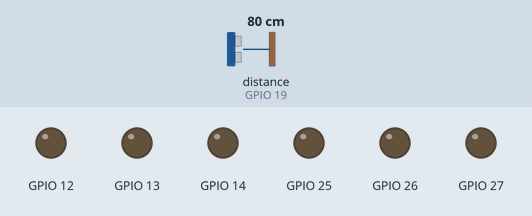
Recording of a program running on a simulated ESP32. On the bench: output pins drawn as LEDs (lit = HIGH). Wiring (inferred from the names in the program): ultrasonic range finder: trigger GPIO 18; echo GPIO 19. The inputs (shaded band) are chosen by the test bench; at power-on: distance to the obstacle (sensor on GPIO 19) 80 cm. The echo pulse lasts 58.3 µs per cm; WiFi joins after 1.5 s; servers stay silent unless stated; pins used as bus, display or sensor lines are not drawn; what the program prints to the serial monitor is not drawn.

Above: at 0.0 s.
At 4.7 s:
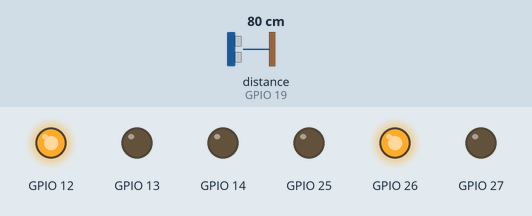
4.8 s: distance to the obstacle (sensor on GPIO 19) set to 8 cm
6.3 s: distance to the obstacle (sensor on GPIO 19) set to 5 cm
At 6.7 s:
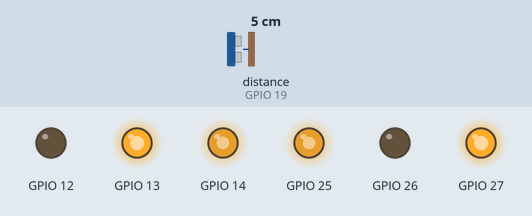
Timing chart, 0 to 13.9 s (numbered marks = the images above; inputs shaded):
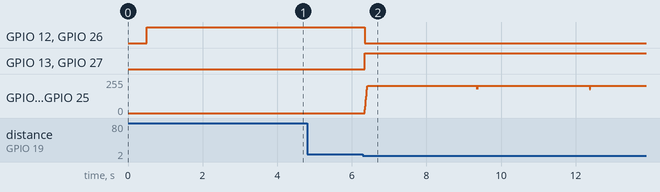

Measured:
- the behaviour switches between 7 and 6 cm on distance to the obstacle (sensor on GPIO 19) (found by bisection; images 1 and 2)
- after the input at 4.8 s, every drawn part: stays the same

The program:

main.cpp
```cpp
/*
 * main.cpp - ESP32 IoT Car Controller (FreeRTOS Dual-Core & Modular Version)
 * Hỗ trợ: 4 Động cơ giảm tốc vàng + Mạch cầu H L298N/BTS7960
 * Bộ thu MC6C chế độ S.BUS (Hardware Serial2 - GPIO 16)
 * Cảm biến siêu âm HC-SR04 + Truyền WebSocket thời gian thực (Socket.IO protocol)
 */

#include <Arduino.h>
#include <esp_task_wdt.h>

#include "config.h"
#include "motor_driver.h"
#include "sbus_parser.h"
#include "sensor_manager.h"
#include "network_manager.h"

// Biến trạng thái toàn cục
static ControlCommand g_cmdState = {0.0f, 0.0f, 80, 0};
static RCState        g_rcState  = {1500, 1500, 1500, 1500, 1000, 1000, false, false, false, 0};
static float          g_currentDistance = 999.0f;

// Mutex đảm bảo an toàn truy cập dữ liệu giữa 2 Core
SemaphoreHandle_t g_dataMutex = NULL;

// ================= KHỞI TẠO WATCHDOG TIMER =================
static void initWatchdog() {
#if defined(ESP_IDF_VERSION_MAJOR) && (ESP_IDF_VERSION_MAJOR >= 5)
  esp_task_wdt_config_t twdt_config = {
    .timeout_ms = WDT_TIMEOUT_SEC * 1000,
    .idle_core_mask = (1 << portNUM_PROCESSORS) - 1,
    .trigger_panic = true
  };
  esp_task_wdt_init(&twdt_config);
#else
  esp_task_wdt_init(WDT_TIMEOUT_SEC, true);
#endif
  Serial.println("[WDT] Khởi tạo Task Watchdog Timer thành công (Timeout: 5s).");
}

// ================= TASK 1 (CORE 1): LÁI VI SAI, S.BUS & CẢM BIẾN (100Hz) =================
static void taskControlAndSensors(void *pvParameters) {
  // FIX LỖI WDT: Đăng ký Task Core 1 với Watchdog Timer
  esp_task_wdt_add(NULL);

  TickType_t xLastWakeTime = xTaskGetTickCount();
  const TickType_t xFrequency = pdMS_TO_TICKS(10); // Chu kỳ 10ms (100Hz)

  unsigned long lastTrigTime = 0;

  for (;;) {
    // Reset Watchdog cho Core 1
    esp_task_wdt_reset();

    // 1. Giải mã dữ liệu S.BUS từ UART Serial2 liên tục
    parseSbusStream(g_rcState);

    // 2. Kích hoạt trigger cảm biến siêu âm định kỳ mỗi 60ms (Đo ngắt Non-blocking)
    if (millis() - lastTrigTime > 60) {
      lastTrigTime = millis();
      triggerUltrasonicMeasure();
    }
    // FIX LỖI BLOCK CPU: Đọc khoảng cách từ ngắt GPIO (0% blocking CPU)
    g_currentDistance = readDistanceNonBlocking();

    // 3. Kiểm tra chuyển đổi chế độ Lái (Công tắc CH6 > 1600us và nhận S.BUS hợp lệ trong 1s qua)
    bool sbusValid = (millis() - g_rcState.lastValidTime <= 1000);
    if (sbusValid && g_rcState.ch6 > 1600) {
      if (!g_rcState.isRcMode) {
        g_rcState.isRcMode = true;
        Serial.println("[MODE] Nhận tín hiệu S.BUS -> Chuyển sang lái bằng TAY MC6C.");
      }
    } else {
      if (g_rcState.isRcMode) {
        g_rcState.isRcMode = false;
        Serial.println("[MODE] Mất/Tắt tín hiệu S.BUS -> Chuyển sang lái bằng WEB COCKPIT.");
        emergencyStop();
      }
    }

    // FIX LỖI RACE CONDITION: Bọc Mutex khi đọc dữ liệu g_cmdState từ Core 0 truyền sang
    ControlCommand localCmd;
    if (g_dataMutex != NULL && xSemaphoreTake(g_dataMutex, pdMS_TO_TICKS(2)) == pdTRUE) {
      localCmd = g_cmdState;
      xSemaphoreGive(g_dataMutex);
    } else {
      localCmd = g_cmdState; // Fallback an toàn nếu Mutex đang bị giữ
    }

    // 4. Xử lý lái theo từng Chế độ (RC Mode vs Web Mode)

    // Ưu tiên cao nhất: Follow Mode (bám theo vật thể bằng cảm biến siêu âm)
    #if ENABLE_ULTRASONIC && ENABLE_FOLLOW_MODE
    if (isFollowMode()) {
      // Follow Mode hoạt động độc lập, gửi y=0 để updateMotorRamp tự tính PWM theo khoảng cách
      processDrive(0.0f, 0.0f, 100, g_currentDistance);
    } else
    #endif
    if (g_rcState.isRcMode) {
      // Kiểm tra cờ Failsafe S.BUS hoặc timeout 500ms
      if (g_rcState.isFailsafe || (millis() - g_rcState.lastValidTime > SBUS_FAILSAFE_TIMEOUT_MS)) {
        // Failsafe S.BUS: Vẫn cho phép lùi tự động nếu có vật cản trong vùng báo động
        #if ENABLE_ULTRASONIC && ENABLE_ULTRASONIC_AUTO_REVERSE
        if (g_currentDistance >= 2.0f && g_currentDistance <= ULTRASONIC_ALARM_DIST_CM) {
          processDrive(0.0f, 0.0f, 80, g_currentDistance);
        } else {
          emergencyStop();
        }
        #else
        emergencyStop();
        #endif
      } else {
        float x = 0.0f;
        float y = 0.0f;

        // Deadzone 40us chống trôi cần gạt
        // Kênh 1 (CH1): Quay trái / phải (x) - Đảo dấu riêng cho tay phát MC6C + Steering Gain 1.4x
        if (abs(g_rcState.ch1 - 1500) > 40) {
          x = -((g_rcState.ch1 - 1500) / 400.0f) * 1.4f;
          x = constrain(x, -1.0f, 1.0f);
        }
        // Kênh 3 (CH3): Tiến / lùi (y) - Đẩy lên = Tiến (y > 0), Kéo xuống = Lùi (y < 0)
        if (abs(g_rcState.ch3 - 1500) > 40) {
          y = -((g_rcState.ch3 - 1500) / 400.0f);
          y = constrain(y, -1.0f, 1.0f);
        }

        // Tốc độ max 100% cố định khi ở chế độ S.BUS
        int rcSpeedLimit = 100;

        processDrive(x, y, rcSpeedLimit, g_currentDistance);
      }
    } else {
      // Chế độ Web Mode: Kiểm tra Failsafe mất tín hiệu WebSocket quá 1.5s
      if (millis() - localCmd.lastCmdTime > WEB_FAILSAFE_TIMEOUT_MS) {
        // Failsafe Web: Vẫn cho phép lùi tự động nếu có vật cản trong vùng báo động
        #if ENABLE_ULTRASONIC && ENABLE_ULTRASONIC_AUTO_REVERSE
        if (g_currentDistance >= 2.0f && g_currentDistance <= ULTRASONIC_ALARM_DIST_CM) {
          processDrive(0.0f, 0.0f, 80, g_currentDistance);
        } else {
          emergencyStop();
        }
        #else
        emergencyStop();
        #endif
      } else {
        processDrive(localCmd.x, localCmd.y, localCmd.speedLimit, g_currentDistance);
      }
    }

    vTaskDelayUntil(&xLastWakeTime, xFrequency);
  }
}

// ================= TASK 2 (CORE 0): NETWORK, WEBSOCKET & TELEMETRY =================
static void taskNetworkAndTelemetry(void *pvParameters) {
  // FIX LỖI WDT: Đăng ký Task Core 0 với Watchdog Timer
  esp_task_wdt_add(NULL);

  unsigned long lastTelemetryTime = 0;

  for (;;) {
    // Reset Watchdog cho Core 0
    esp_task_wdt_reset();

    // Xử lý các sự kiện Wi-Fi, WebSockets & ArduinoOTA
    handleNetworkLoop();

    // Gửi Telemetry dữ liệu lên Web định kỳ mỗi 200ms
    if (millis() - lastTelemetryTime > 200) {
      lastTelemetryTime = millis();

      float batVolt = readBatteryVoltage();
      float batPct = constrain(((batVolt - 10.5f) / 2.1f) * 100.0f, 0.0f, 100.0f);

      // Tốc độ ước lượng từ PWM thực tế
      int leftPwm = abs(getCurrentLeftPwm());
      int rightPwm = abs(getCurrentRightPwm());
      int speedVal = (leftPwm + rightPwm) / 2;

      float temp = 33.0f + (speedVal * 0.05f); // Nhiệt độ ước tính theo tải

      TelemetryData telemetry;
      telemetry.batteryPercentage = batPct;
      telemetry.batteryVoltage    = batVolt;
      telemetry.distance          = g_currentDistance;
      telemetry.temperature       = temp;
      telemetry.rssi             = WiFi.RSSI();
      telemetry.speed            = speedVal;
      telemetry.latency          = 12;

      sendTelemetry(telemetry);
    }

    vTaskDelay(pdMS_TO_TICKS(10));
  }
}

// ================= SETUP (KHỞI TẠO HỆ THỐNG) =================
void setup() {
  Serial.begin(115200);
  delay(500);
  Serial.println("\n==============================================");
  Serial.println("   ESP32 IoT Car Firmware (FreeRTOS v2.0)     ");
  Serial.println("==============================================");

  // 1. Tạo Mutex khóa dữ liệu
  g_dataMutex = xSemaphoreCreateMutex();

  // 2. Khởi tạo các Module Phần cứng
  initMotorDriver();
  initSbusParser();
  initSensorManager();
  initNetworkManager(g_cmdState);

  // 3. Khởi tạo Watchdog Timer
  initWatchdog();

  // 4. Khởi tạo và gán các Task vào 2 Core của ESP32
  // Task Control & Sensors: Core 1 (Ưu tiên cao nhất - Priority 5)
  xTaskCreatePinnedToCore(
    taskControlAndSensors,
    "TaskControl",
    4096,
    NULL,
    5,
    NULL,
    1 // Core 1
  );

  // Task Network & Telemetry: Core 0 (Priority 1)
  xTaskCreatePinnedToCore(
    taskNetworkAndTelemetry,
    "TaskNetwork",
    4096,
    NULL,
    1,
    NULL,
    0 // Core 0
  );

  Serial.println("[SYSTEM] Tất cả Task FreeRTOS đã được khởi chạy thành công!");
}

// ================= LOOP (KHÔNG DÙNG NỮA VÌ DÙNG FREERTOS TASKS) =================
void loop() {
  // Tự hủy luồng loop mặc định để giải phóng tài nguyên cho FreeRTOS
  vTaskDelete(NULL);
}
```

network_manager.h
```cpp
#ifndef NETWORK_MANAGER_H
#define NETWORK_MANAGER_H

#include "config.h"
#include <WebSocketsClient.h>
#include <ArduinoJson.h>
#include <ArduinoOTA.h>

// Handle Mutex dùng chung giữa các Task (được định nghĩa trong main.cpp)
extern SemaphoreHandle_t g_dataMutex;

// Khởi tạo WiFi, WebSocketsClient và ArduinoOTA
void initNetworkManager(ControlCommand &cmdState);

// Xử lý các sự kiện mạng (Gọi định kỳ trong Task Network)
void handleNetworkLoop();

// Gửi Telemetry JSON lên Server (Zero-Heap Allocation)
void sendTelemetry(const TelemetryData &data);

// Kiểm tra trạng thái Wi-Fi
bool isWifiConnected();

#endif // NETWORK_MANAGER_H
```

sbus_parser.h
```cpp
#ifndef SBUS_PARSER_H
#define SBUS_PARSER_H

#include "config.h"

// Khởi tạo Serial2 đọc bộ thu MC6C chế độ S.BUS
void initSbusParser();

// Đọc và giải mã dữ liệu S.BUS từ UART Serial2 (Gọi liên tục trong task control)
void parseSbusStream(RCState &rcState);

#endif // SBUS_PARSER_H
```

sensor_manager.h
```cpp
#ifndef SENSOR_MANAGER_H
#define SENSOR_MANAGER_H

#include "config.h"

// Khởi tạo các chân cảm biến
void initSensorManager();

// Kích hoạt phát xung siêu âm HC-SR04
void triggerUltrasonicMeasure();

// Lấy khoảng cách đo được bằng Ngắt GPIO (Không block CPU)
float readDistanceNonBlocking();

// Đọc điện áp Pin qua cầu phân áp ADC
float readBatteryVoltage();

#endif // SENSOR_MANAGER_H
```

network_manager.cpp
```cpp
#include "network_manager.h"
#include "motor_driver.h"
#include <WiFiUdp.h>

static WebSocketsClient webSocket;
static ControlCommand* pCmdState = nullptr;

static void webSocketEvent(WStype_t type, uint8_t * payload, size_t length) {
  switch(type) {
    case WStype_DISCONNECTED:
      Serial.println("[WS] Mất kết nối tới server!");
      break;
    case WStype_CONNECTED:
      Serial.println("[WS] Đã mở cổng WebSocket, đang chờ Handshake...");
      break;
    case WStype_TEXT:
      {
        if (length == 0 || payload == nullptr) return;

        // Heartbeat Ping từ Socket.IO / Engine.IO (Không tạo String)
        if (payload[0] == '2') {
          webSocket.sendTXT("3"); // Pong
          return;
        }

        // Handshake kết nối thành công từ Server
        if (payload[0] == '0') {
          webSocket.sendTXT("40");
          Serial.println("[WS] Đã gửi gói Handshake (40) - Kết nối chính thức thành công!");
          return;
        }

        // Trích xuất gói tin JSON điều khiển: 42["drive_command", {...}]
        const char* pStart = strchr((const char*)payload, '{');
        const char* pEnd   = strrchr((const char*)payload, '}');

        if (pStart != nullptr && pEnd != nullptr && pEnd > pStart && pCmdState != nullptr) {
          StaticJsonDocument<256> doc;
          DeserializationError error = deserializeJson(doc, pStart, (size_t)(pEnd - pStart + 1));
          if (!error && doc.containsKey("x") && doc.containsKey("y")) {
            // FIX LỖI RACE CONDITION: Khóa Mutex khi cập nhật dữ liệu đa lõi (Core 0 -> Core 1)
            if (g_dataMutex != NULL && xSemaphoreTake(g_dataMutex, pdMS_TO_TICKS(5)) == pdTRUE) {
              pCmdState->x = doc["x"];
              pCmdState->y = doc["y"];
              pCmdState->speedLimit = doc["speedLimit"];
              pCmdState->lastCmdTime = millis();
              xSemaphoreGive(g_dataMutex);
            }
          }
          // Xử lý event Follow Mode: 42["follow_mode", {"enabled": true/false}]
          if (!error && doc.containsKey("enabled")) {
            bool followEnabled = doc["enabled"];
            setFollowMode(followEnabled);
            Serial.printf("[FOLLOW] Chế độ bám theo vật thể: %s\n", followEnabled ? "BẬT" : "TẮT");
          }
        }
      }
      break;
    default:
      break;
  }
}

void initNetworkManager(ControlCommand &cmdState) {
  pCmdState = &cmdState;

  WiFi.mode(WIFI_STA);
  WiFi.setAutoReconnect(true);
  WiFi.persistent(true);

  if (!WiFi.config(LOCAL_IP, GATEWAY, SUBNET, PRIMARY_DNS, SECONDARY_DNS)) {
    Serial.println("[WiFi] Cấu hình Static IP thất bại!");
  } else {
    Serial.println("[WiFi] Đã áp dụng IP Tĩnh: 192.168.1.200");
  }

  WiFi.begin(WIFI_SSID, WIFI_PASS);
  Serial.print("[WiFi] Đang kết nối ");
  unsigned long startConnect = millis();
  while (WiFi.status() != WL_CONNECTED && millis() - startConnect < 3000) {
    delay(100);
    Serial.print(".");
  }

  if (WiFi.status() == WL_CONNECTED) {
    Serial.print("\n[WiFi] Kết nối Wi-Fi thành công! IP: ");
    Serial.println(WiFi.localIP());
  } else {
    Serial.println("\n[WiFi] Chưa tìm thấy Wi-Fi -> Chuyển sang chế độ OFFLINE (Lái bằng MC6C).");
  }

  // Tự động dò tìm Server IP qua UDP Broadcast bằng Buffer cố định (Không dùng String)
  char targetServerIp[32];
  snprintf(targetServerIp, sizeof(targetServerIp), "%s", WS_HOST);

  if (WiFi.status() == WL_CONNECTED) {
    WiFiUDP udp;
    udp.begin(UDP_DISCOVERY_PORT);
    Serial.println("[UDP DISCOVERY] Đang phát gói tin tìm kiếm Server Node.js...");
    udp.beginPacket(IPAddress(255, 255, 255, 255), UDP_DISCOVERY_PORT);
    udp.print("DISCOVER_CAR_SERVER");
    udp.endPacket();

    unsigned long startWait = millis();
    char buffer[256];
    while (millis() - startWait < 1500) {
      int packetSize = udp.parsePacket();
      if (packetSize > 0) {
        int len = udp.read(buffer, sizeof(buffer) - 1);
        if (len > 0) {
          buffer[len] = 0;
          const char* jStart = strchr(buffer, '{');
          const char* jEnd   = strrchr(buffer, '}');
          if (jStart && jEnd && jEnd > jStart) {
            StaticJsonDocument<256> doc;
            if (!deserializeJson(doc, jStart, (size_t)(jEnd - jStart + 1))) {
              if (doc.containsKey("ip")) {
                snprintf(targetServerIp, sizeof(targetServerIp), "%s", doc["ip"].as<const char*>());
                Serial.printf("[UDP DISCOVERY] Tự động phát hiện Server IP: %s\n", targetServerIp);
                break;
              }
            }
          }
        }
      }
      delay(50);
    }
    udp.stop();
  }

  // Khởi tạo ArduinoOTA (Nạp code không dây - Không yêu cầu mật khẩu)
  ArduinoOTA.setHostname("esp32-car");
  ArduinoOTA.setPassword(NULL); // Bỏ xác thực mật khẩu khi nạp code không dây
  ArduinoOTA.onStart([]() {
    emergencyStop();
    Serial.println("\n[OTA] Bắt đầu nạp code không dây...");
  });
  ArduinoOTA.onEnd([]() {
    Serial.println("\n[OTA] Nạp code không dây thành công! Đang khởi động lại...");
  });
  ArduinoOTA.onProgress([](unsigned int progress, unsigned int total) {
    Serial.printf("[OTA] Tiến trình: %u%%\r", (progress / (total / 100)));
  });
  ArduinoOTA.onError([](ota_error_t error) {
    Serial.printf("[OTA] Lỗi nạp code: %u\n", error);
  });
  ArduinoOTA.begin();

  // Khởi tạo WebSocket Client kết nối đến Server IP bằng mảng char static
  static char finalIpBuf[32];
  snprintf(finalIpBuf, sizeof(finalIpBuf), "%s", targetServerIp);
  webSocket.begin(finalIpBuf, WS_PORT, "/socket.io/?EIO=4&transport=websocket&role=device");
  webSocket.onEvent(webSocketEvent);
  webSocket.setReconnectInterval(5000);
}

void handleNetworkLoop() {
  if (WiFi.status() != WL_CONNECTED) {
    static unsigned long lastWifiRetry = 0;
    if (millis() - lastWifiRetry > 4000) {
      lastWifiRetry = millis();
      WiFi.reconnect();
    }
  }

  ArduinoOTA.handle();
  webSocket.loop();
}

// FIX LỖI PHÂN MẢNH HEAP: Dùng snprintf thay cho String trong sendTelemetry (100% Zero-Heap-Allocation)
void sendTelemetry(const TelemetryData &data) {
  if (WiFi.status() != WL_CONNECTED) return;

  char packetBuf[256];
  int len = snprintf(packetBuf, sizeof(packetBuf),
    "42[\"telemetry_data\",{\"batteryPercentage\":%d,\"batteryVoltage\":%.2f,\"distance\":%.1f,\"temperature\":%.1f,\"rssi\":%d,\"speed\":%d,\"latency\":%d}]",
    (int)data.batteryPercentage,
    data.batteryVoltage,
    data.distance,
    data.temperature,
    data.rssi,
    data.speed,
    data.latency
  );

  if (len > 0 && len < (int)sizeof(packetBuf)) {
    webSocket.sendTXT(packetBuf, (size_t)len);
  }
}

bool isWifiConnected() {
  return WiFi.status() == WL_CONNECTED;
}
```

sensor_manager.cpp
```cpp
#include "sensor_manager.h"

#if ENABLE_ULTRASONIC
static volatile uint32_t s_echoStartTime = 0;
static volatile uint32_t s_echoDuration = 0;
static volatile bool     s_newDistanceAvailable = false;
static float            s_cachedDistance = 999.0f;

// ISR xử lý ngắt bắt cạnh xung ECHO (100% Non-blocking, loại bỏ pulseIn)
static void IRAM_ATTR echoIsrHandler() {
  uint32_t now = micros();
  if (digitalRead(PIN_ECHO) == HIGH) {
    s_echoStartTime = now;
  } else {
    if (s_echoStartTime > 0) {
      s_echoDuration = now - s_echoStartTime;
      s_newDistanceAvailable = true;
      s_echoStartTime = 0;
    }
  }
}
#endif

void initSensorManager() {
#if ENABLE_ULTRASONIC
  pinMode(PIN_TRIG, OUTPUT);
  pinMode(PIN_ECHO, INPUT);
  digitalWrite(PIN_TRIG, LOW);

  // Đăng ký ngắt CHANGE cho chân ECHO để đo độ rộng xung hoàn toàn không block CPU
  attachInterrupt(digitalPinToInterrupt(PIN_ECHO), echoIsrHandler, CHANGE);
#endif

#if ENABLE_BATTERY_MONITOR
  pinMode(PIN_BATTERY_ADC, INPUT);
#endif
}

void triggerUltrasonicMeasure() {
#if ENABLE_ULTRASONIC
  digitalWrite(PIN_TRIG, LOW);
  delayMicroseconds(2);
  digitalWrite(PIN_TRIG, HIGH);
  delayMicroseconds(10);
  digitalWrite(PIN_TRIG, LOW);
#endif
}

float readDistanceNonBlocking() {
#if ENABLE_ULTRASONIC
  if (s_newDistanceAvailable) {
    s_newDistanceAvailable = false;
    uint32_t duration = s_echoDuration;

    if (duration == 0 || duration > 35000) {
      s_cachedDistance = 999.0f;
    } else {
      s_cachedDistance = (float)duration * 0.0343f / 2.0f;
    }
  }
  return s_cachedDistance;
#else
  return 999.0f;
#endif
}

float readBatteryVoltage() {
#if ENABLE_BATTERY_MONITOR
  int sumAdc = 0;
  for (int i = 0; i < 10; i++) {
    sumAdc += analogRead(PIN_BATTERY_ADC);
  }
  float rawAdc = sumAdc / 10.0f;
  float pinVoltage = (rawAdc / 4095.0f) * 3.3f;
  return pinVoltage * 5.0f; // Mạch cảm biến điện áp 25V (chia 5)
#else
  return 12.6f;
#endif
}
```

Source omitted: sbus_parser.cpp (2407 bytes), config.h (3394 bytes), motor_driver.h (915 bytes), motor_driver.cpp (6656 bytes)
